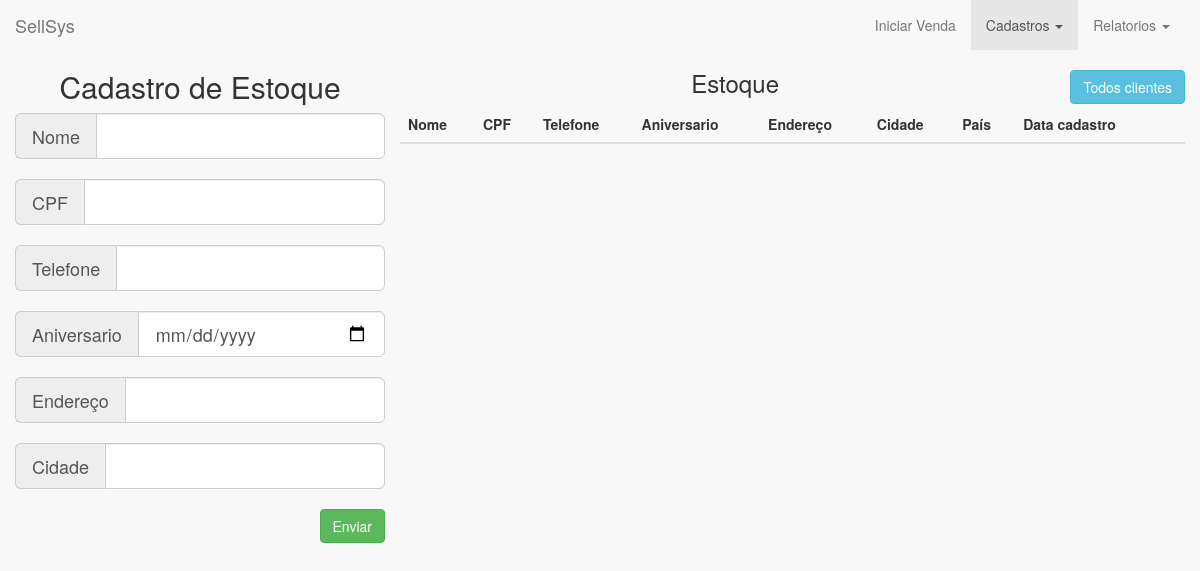
/customer.php, run on an earlier commit of the app's database.
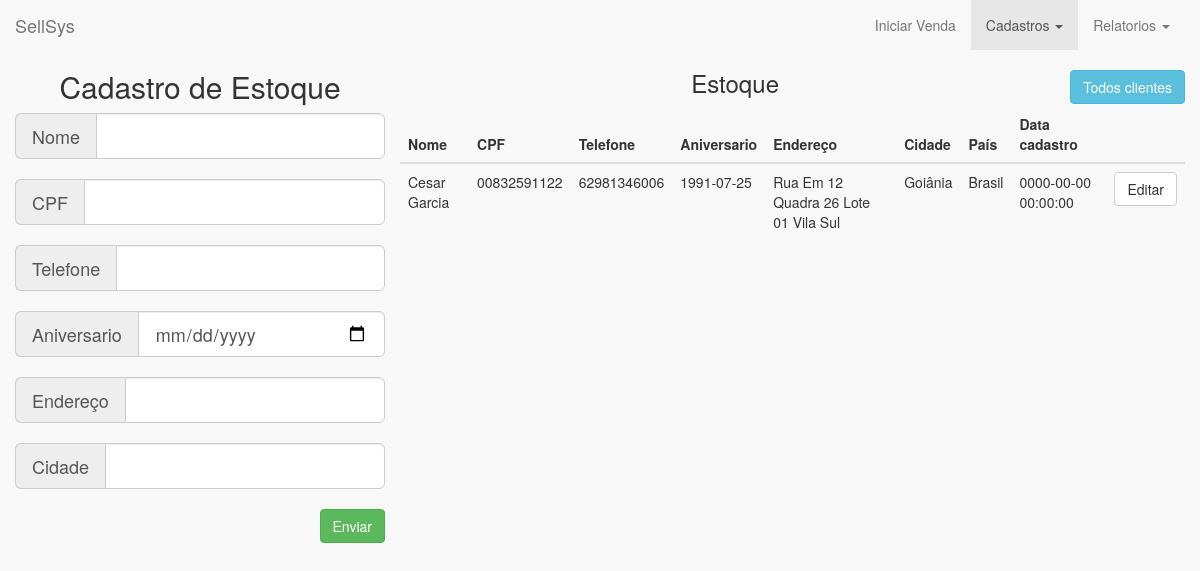
And on a later commit of the database.
### tables this page shows
CREATE TABLE IF NOT EXISTS `customers` (
  `id` int(150) NOT NULL AUTO_INCREMENT,
  `name` varchar(50) NOT NULL,
  `cpf` varchar(11) NOT NULL,
  `phone` varchar(13) NOT NULL,
  `birthday` date NOT NULL,
  `address` varchar(70) NOT NULL,
  `city` varchar(20) NOT NULL,
  `country` varchar(20) NOT NULL,
  `date` datetime NOT NULL,
  PRIMARY KEY (`id`)
);

### classes/Connect.php (called while the page is built, shortened)
<?php
class DB{
	private static $instance;
	public static function getInstance(){
		if (!isset(self::$instance)) {
			try {
				self::$instance = new PDO('mysql:host=' . DB_HOST . ';dbname=' . DB_NAME, DB_USER, DB_PASS);
				self::$instance->setAttribute(PDO::ATTR_ERRMODE, PDO::ERRMODE_EXCEPTION);
				self::$instance->setAttribute(PDO::ATTR_DEFAULT_FETCH_MODE, PDO::FETCH_OBJ);
			} catch (Exception $e) {
				echo $e->getMessage();
			}
		}
	return self::$instance;
	}
	public static function prepare($sql){
		return self::getInstance()->prepare($sql);
	}
}

### classes/Register.php (the view, shortened to what this page needs)
<?php
	class Register extends Crud	{
		public function getCustomerSummary() {
			$sql = "SELECT * FROM customers ORDER BY id DESC LIMIT 8";
			$stmt = DB::prepare($sql);
			$stmt->execute();
			$stmt = $stmt->fetchAll();
			foreach ($stmt as $key => $value) {
				echo "<tr>
						<td>",$value->name,"</td>
						<td>",$value->cpf,"</td>
						<td>",$value->phone,"</td>
						<td>",$value->birthday,"</td>
						<td>",$value->address,"</td>
						<td>",$value->city,"</td>
						<td>",$value->country,"</td>
						<td>",$value->date,"</td>
						<td><a class='btn btn-default' data-toggle='modal' data-target='#",$value->id,"' style='width:100%'>Editar</a></td>
					  </tr>
					  <div class='modal fade' id='",$value->id,"' tabindex='-1' role='dialog' aria-labelledby='myModalLabel'>
        							<h4 class='modal-title' id='myModalLabel'>Editar ",$value->name,"</h4>
					      				<input name='id' value='",$value->id,"' hidden>
											<input type='text' name='name' class='form-control' value='",$value->name,"'  style='width:100%;' placeholder='",$value->name,"' required>
											<input type='text' name='cpf' class='form-control' value='",$value->cpf,"' style='width:100%;' onkeyup='maskIt(this,event,'###.###.###-##')' placeholder='",$value->cpf,"' required>
											<input type='text' name='phone' class='form-control' style='width:100%;' value='",$value->phone,"' placeholder='",$value->phone,"' required>
											<input type='date' name='birthday' class='form-control' value='",$value->birthday,"' placeholder='",$value->birthday,"' style='width:100%;'>
											<input type='text' name='address' class='form-control' value='",$value->address,"' placeholder='",$value->address,"' style='width:100%;'>
											<input type='text' name='city' class='form-control' value='",$value->city,"' style='width:100%;' placeholder='",$value->city,"' required>
											<input type='text' name='country' class='form-control' style='width:100%;' value='" ,$value->country,"' placeholder='",$value->country,"' required>
					  </div>";
			}
		}
	}

### customer.php (shortened to what this page needs)
<?php require_once "classes/Register.php"; $customer = new Register(); ?>
<!DOCTYPE html>
<html lang="pt-br">
<head>
	<link rel="stylesheet" type="text/css" href="css/style.css">
	<link rel="stylesheet" type="text/css" href="css/bootstrap.min.css">
	<link rel="stylesheet" type="text/css" href="css/font-awesome.min.css">
</head>
<body style="background-color: #f8f8f8;">
<div id="custom-bootstrap-menu" class="navbar navbar-default" role="navigation" style="margin-bottom:0px;">
    <div class="container-fluid">
        <div class="navbar-header"><a class="navbar-brand" href="/Sellsys">SellSys</a>
        </div>
        <div class="collapse navbar-collapse navbar-menubuilder">
            <ul class="nav navbar-nav navbar-right ">
            	<li><a href="index.php">Iniciar Venda</a></li>
                <li class="dropdown active">
		          <a href="#" class="dropdown-toggle" data-toggle="dropdown" role="button" aria-haspopup="true" aria-expanded="false">Cadastros <span class="caret"></span></a>
		        </li>
                <li class="dropdown">
		          <a href="#" class="dropdown-toggle" data-toggle="dropdown" role="button" aria-haspopup="true" aria-expanded="false">Relatorios <span class="caret"></span></a>
		        </li>
            </ul>
        </div>
    </div>
</div>
<div class="container-fluid">
	<div class="row">
		<div class="col-md-4">
			<h2 class="text-center">Cadastro de Estoque</h2>
			<form method="post" action="">
			    <div class="input-group input-group-lg">
					<span class="input-group-addon" >Nome</span>
					<input type="text" name="name" class="form-control" style="width:100%;" autofocus required >
				</div> <br>
				<div class="input-group input-group-lg">
					<span class="input-group-addon" >CPF</span>
					<input type="text" name="cpf" class="form-control" style="width:100%;" onkeyup="maskIt(this,event,'###.###.###-##')" required>
				</div> <br>
				<div class="input-group input-group-lg">
					<span class="input-group-addon" >Telefone</span>
					<input type="text" name="phone" class="form-control" style="width:100%;" onkeyup="maskIt(this,event,'(##)#####-####')" required>
				</div> <br>
				<div class="input-group input-group-lg">
					<span class="input-group-addon">Aniversario</span>
					<input type="date" name="birthday" class="form-control"  style="width:100%;" required>
				</div><br>
				<div class="input-group input-group-lg">
					<span class="input-group-addon">Endereço</span>
					<input type="text" name="address" class="form-control" style="width:100%;" required>
				</div> <br>
				<div class="input-group input-group-lg">
					<span class="input-group-addon">Cidade</span>
					<input type="text" name="city" class="form-control" style="width:100%;" required>
				</div> <br>
				<button type="submit" class="btn btn-success btn-large pull-right" name="send_customer" value="enviar">Enviar</button>
			</form>
		</div>
		<div class="col-md-8" style="padding-left:0px; padding-right:15px;">
			<h3 class="text-center">Estoque<a class="btn btn-large btn-info pull-right" href="">Todos clientes</a></h3>
			<table class="table table-hover">
			  <thead>
			  	<tr>
			  	 <th>Nome</th>
			  	 <th>CPF</th>
			  	 <th>Telefone</th>
			  	 <th>Aniversario</th>
			  	 <th>Endereço</th>
			  	 <th>Cidade</th>
			  	 <th>País</th>
			  	 <th>Data cadastro</th>
			  	 <th></th>
			  	</tr>
			  </thead>
			  <tbody>
			  	<?php $customer->getCustomerSummary(); ?>
			  </tbody>
			</table>
		</div>
	</div>
</div>
</body>
</html>

### css/style.css (style rules this page uses)
#custom-bootstrap-menu.navbar-default .navbar-brand { color: rgba(119, 119, 119, 1); }
#custom-bootstrap-menu.navbar-default { font-size: 14px; background-color: rgba(248, 248, 248, 1); border-width: 0px; border-radius: 0px; }
#custom-bootstrap-menu.navbar-default .navbar-nav>li>a { color: rgba(119, 119, 119, 1); background-color: rgba(248, 248, 248, 0); }
#custom-bootstrap-menu.navbar-default .navbar-nav>.active>a, #custom-bootstrap-menu.navbar-default .navbar-nav>.active>a:hover, #custom-bootstrap-menu.navbar-default .navbar-nav>.active>a:focus { color: rgba(85, 85, 85, 1); background-color: rgba(231, 231, 231, 1); }

What changed in the data, as far as the page shows it:
added customers: name "Cesar Garcia", cpf "00832591122", phone "62981346006", birthday "1991-07-25", address "Rua Em 12 Quadra 26 Lote 01 Vila Sul", city "Goiânia", country "Brasil", date "0000-00-00 00:00:00", $value->id 1 (drawn)
